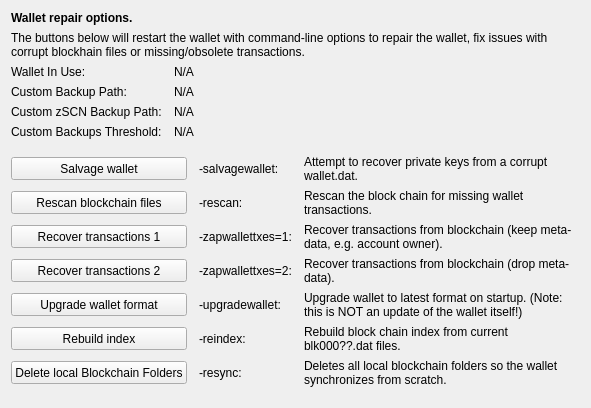
     <widget class="QWidget" name="tab_repair">
      <attribute name="title">
       <string>&amp;Wallet Repair</string>
      </attribute>
      <layout class="QGridLayout" name="gridLayout_4" columnstretch="0,0,0,0">
       <property name="horizontalSpacing">
        <number>12</number>
       </property>
       <item row="0" column="0" colspan="4">
        <widget class="QLabel" name="label_repair_header">
         <property name="font">
          <font>
           <weight>75</weight>
           <bold>true</bold>
          </font>
         </property>
         <property name="text">
          <string>Wallet repair options.</string>
         </property>
        </widget>
       </item>
       <item row="1" column="0" colspan="4">
        <widget class="QLabel" name="label_repair_helptext">
         <property name="font">
          <font>
           <weight>50</weight>
           <bold>false</bold>
          </font>
         </property>
         <property name="text">
          <string>The buttons below will restart the wallet with command-line options to repair the wallet, fix issues with corrupt blockhain files or missing/obsolete transactions.</string>
         </property>
         <property name="wordWrap">
          <bool>true</bool>
         </property>
        </widget>
       </item>
       <item row="2" column="0">
        <widget class="QLabel" name="wallet_path_label">
         <property name="text">
          <string>Wallet In Use:</string>
         </property>
        </widget>
       </item>
       <item row="2" column="1" colspan="3">
        <widget class="QLabel" name="wallet_path">
         <property name="cursor">
          <cursorShape>IBeamCursor</cursorShape>
         </property>
         <property name="text">
          <string>N/A</string>
         </property>
         <property name="textFormat">
          <enum>Qt::PlainText</enum>
         </property>
         <property name="textInteractionFlags">
          <set>Qt::LinksAccessibleByMouse|Qt::TextSelectableByKeyboard|Qt::TextSelectableByMouse</set>
         </property>
        </widget>
       </item>
       <item row="3" column="0">
        <widget class="QLabel" name="wallet_custombackuppath_label">
         <property name="text">
          <string>Custom Backup Path:</string>
         </property>
         <property name="visible">
          <bool>false</bool>
         </property>
        </widget>
       </item>
       <item row="3" column="1" colspan="3">
        <widget class="QLabel" name="wallet_custombackuppath">
         <property name="cursor">
          <cursorShape>IBeamCursor</cursorShape>
         </property>
         <property name="text">
          <string>N/A</string>
         </property>
         <property name="textFormat">
          <enum>Qt::PlainText</enum>
         </property>
         <property name="textInteractionFlags">
          <set>Qt::LinksAccessibleByMouse|Qt::TextSelectableByKeyboard|Qt::TextSelectableByMouse</set>
         </property>
         <property name="visible">
          <bool>false</bool>
         </property>
        </widget>
       </item>
       <item row="4" column="0">
        <widget class="QLabel" name="wallet_customzscnbackuppath_label">
         <property name="text">
          <string>Custom zSCN Backup Path:</string>
         </property>
         <property name="visible">
          <bool>false</bool>
         </property>
        </widget>
       </item>
       <item row="4" column="1" colspan="3">
        <widget class="QLabel" name="wallet_customzscnbackuppath">
         <property name="cursor">
          <cursorShape>IBeamCursor</cursorShape>
         </property>
         <property name="text">
          <string>N/A</string>
         </property>
         <property name="textFormat">
          <enum>Qt::PlainText</enum>
         </property>
         <property name="textInteractionFlags">
          <set>Qt::LinksAccessibleByMouse|Qt::TextSelectableByKeyboard|Qt::TextSelectableByMouse</set>
         </property>
         <property name="visible">
          <bool>false</bool>
         </property>
        </widget>
       </item>
       <item row="5" column="0">
        <widget class="QLabel" name="wallet_custombackupthreshold_label">
         <property name="text">
          <string>Custom Backups Threshold:</string>
         </property>
         <property name="visible">
          <bool>false</bool>
         </property>
        </widget>
       </item>
       <item row="5" column="1" colspan="3">
        <widget class="QLabel" name="wallet_custombackupthreshold">
         <property name="cursor">
          <cursorShape>IBeamCursor</cursorShape>
         </property>
         <property name="text">
          <string>N/A</string>
         </property>
         <property name="textFormat">
          <enum>Qt::PlainText</enum>
         </property>
         <property name="textInteractionFlags">
          <set>Qt::LinksAccessibleByMouse|Qt::TextSelectableByKeyboard|Qt::TextSelectableByMouse</set>
         </property>
         <property name="visible">
          <bool>false</bool>
         </property>
        </widget>
       </item>
       <item row="6" column="0">
        <spacer name="verticalSpacer_repair1">
         <property name="orientation">
          <enum>Qt::Vertical</enum>
         </property>
         <property name="sizeHint" stdset="0">
          <size>
           <width>10</width>
           <height>10</height>
          </size>
         </property>
        </spacer>
       </item>
       <item row="7" column="0" colspan="2">
        <widget class="QPushButton" name="btn_salvagewallet">
         <property name="minimumSize">
          <size>
           <width>100</width>
           <height>23</height>
          </size>
         </property>
         <property name="text">
          <string>Salvage wallet</string>
         </property>
        </widget>
       </item>
       <item row="7" column="2">
        <widget class="QLabel" name="label_repair_salvage_command">
         <property name="text">
          <string notr="true">-salvagewallet:</string>
         </property>
        </widget>
       </item>
       <item row="7" column="3">
        <widget class="QLabel" name="label_repair_salvage">
         <property name="text">
          <string>Attempt to recover private keys from a corrupt wallet.dat.</string>
         </property>
         <property name="wordWrap">
          <bool>true</bool>
         </property>
        </widget>
       </item>
       <item row="8" column="0" colspan="2">
        <widget class="QPushButton" name="btn_rescan">
         <property name="minimumSize">
          <size>
           <width>100</width>
           <height>23</height>
          </size>
         </property>
         <property name="text">
          <string>Rescan blockchain files</string>
         </property>
        </widget>
       </item>
       <item row="8" column="2">
        <widget class="QLabel" name="label_repair_rescan_command">
         <property name="text">
          <string notr="true">-rescan:</string>
         </property>
        </widget>
       </item>
       <item row="8" column="3">
        <widget class="QLabel" name="label_repair_rescan">
         <property name="text">
          <string>Rescan the block chain for missing wallet transactions.</string>
         </property>
         <property name="wordWrap">
          <bool>true</bool>
         </property>
        </widget>
       </item>
       <item row="9" column="0" colspan="2">
        <widget class="QPushButton" name="btn_zapwallettxes1">
         <property name="minimumSize">
          <size>
           <width>100</width>
           <height>23</height>
          </size>
         </property>
         <property name="text">
          <string>Recover transactions 1</string>
         </property>
        </widget>
       </item>
       <item row="9" column="2">
        <widget class="QLabel" name="label_repair_zap1_command">
         <property name="text">
          <string notr="true">-zapwallettxes=1:</string>
         </property>
        </widget>
       </item>
       <item row="9" column="3">
        <widget class="QLabel" name="label_repair_zap1">
         <property name="text">
          <string>Recover transactions from blockchain (keep meta-data, e.g. account owner).</string>
         </property>
         <property name="wordWrap">
          <bool>true</bool>
         </property>
        </widget>
       </item>
       <item row="10" column="0" colspan="2">
        <widget class="QPushButton" name="btn_zapwallettxes2">
         <property name="minimumSize">
          <size>
           <width>100</width>
           <height>23</height>
          </size>
         </property>
         <property name="text">
          <string>Recover transactions 2</string>
         </property>
        </widget>
       </item>
       <item row="10" column="2">
        <widget class="QLabel" name="label_repair_zap2_command">
         <property name="text">
          <string notr="true">-zapwallettxes=2:</string>
         </property>
        </widget>
       </item>
       <item row="10" column="3">
        <widget class="QLabel" name="label_repair_zap2">
         <property name="text">
          <string>Recover transactions from blockchain (drop meta-data).</string>
         </property>
         <property name="wordWrap">
          <bool>true</bool>
         </property>
        </widget>
       </item>
       <item row="11" column="0" colspan="2">
        <widget class="QPushButton" name="btn_upgradewallet">
         <property name="minimumSize">
          <size>
           <width>100</width>
           <height>23</height>
          </size>
         </property>
         <property name="text">
          <string>Upgrade wallet format</string>
         </property>
        </widget>
       </item>
       <item row="11" column="2">
        <widget class="QLabel" name="label_repair_upgrade_command">
         <property name="text">
          <string notr="true">-upgradewallet:</string>
         </property>
        </widget>
       </item>
       <item row="11" column="3">
        <widget class="QLabel" name="label_repair_upgrade">
         <property name="text">
          <string>Upgrade wallet to latest format on startup. (Note: this is NOT an update of the wallet itself!)</string>
         </property>
         <property name="wordWrap">
          <bool>true</bool>
         </property>
        </widget>
       </item>
       <item row="12" column="0" colspan="2">
        <widget class="QPushButton" name="btn_reindex">
         <property name="minimumSize">
          <size>
           <width>100</width>
           <height>23</height>
          </size>
         </property>
         <property name="text">
          <string>Rebuild index</string>
         </property>
        </widget>
       </item>
       <item row="12" column="2">
        <widget class="QLabel" name="label_repair_reindex_command">
         <property name="text">
          <string notr="true">-reindex:</string>
         </property>
        </widget>
       </item>
       <item row="12" column="3">
        <widget class="QLabel" name="label_repair_reindex">
         <property name="text">
          <string>Rebuild block chain index from current blk000??.dat files.</string>
         </property>
         <property name="wordWrap">
          <bool>true</bool>
         </property>
        </widget>
       </item>
       <item row="13" column="0" colspan="2">
        <widget class="QPushButton" name="btn_resync">
         <property name="minimumSize">
          <size>
           <width>100</width>
           <height>23</height>
          </size>
         </property>
         <property name="text">
          <string>Delete local Blockchain Folders</string>
         </property>
        </widget>
       </item>
       <item row="13" column="2">
        <widget class="QLabel" name="label_repair_resync_command">
         <property name="text">
          <string>-resync:</string>
         </property>
        </widget>
       </item>
       <item row="13" column="3">
        <widget class="QLabel" name="label_repair_resync">
         <property name="text">
          <string>Deletes all local blockchain folders so the wallet synchronizes from scratch.</string>
         </property>
         <property name="wordWrap">
          <bool>true</bool>
         </property>
        </widget>
       </item>
       <item row="14" column="0">
        <spacer name="verticalSpacer_repair2">
         <property name="orientation">
          <enum>Qt::Vertical</enum>
         </property>
         <property name="sizeHint" stdset="0">
          <size>
           <width>20</width>
           <height>10</height>
          </size>
         </property>
        </spacer>
       </item>
      </layout>
     </widget>
